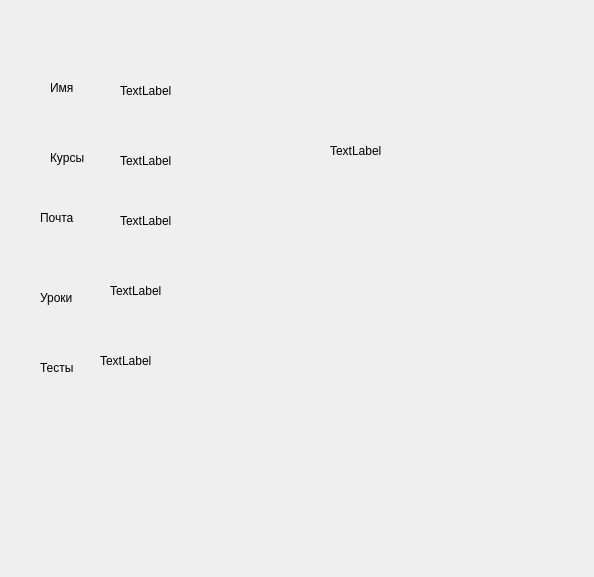
<?xml version="1.0" encoding="UTF-8"?>
<ui version="4.0">
 <class>UserProfileDialog</class>
 <widget class="QDialog" name="UserProfileDialog">
  <property name="geometry">
   <rect>
    <x>0</x>
    <y>0</y>
    <width>594</width>
    <height>577</height>
   </rect>
  </property>
  <property name="windowTitle">
   <string>Dialog</string>
  </property>
  <widget class="QLabel" name="usernameLabel">
   <property name="geometry">
    <rect>
     <x>120</x>
     <y>60</y>
     <width>191</width>
     <height>61</height>
    </rect>
   </property>
   <property name="text">
    <string>TextLabel</string>
   </property>
  </widget>
  <widget class="QLabel" name="emailLabel">
   <property name="geometry">
    <rect>
     <x>120</x>
     <y>190</y>
     <width>191</width>
     <height>61</height>
    </rect>
   </property>
   <property name="text">
    <string>TextLabel</string>
   </property>
  </widget>
  <widget class="QLabel" name="completedCoursesLabel">
   <property name="geometry">
    <rect>
     <x>120</x>
     <y>130</y>
     <width>191</width>
     <height>61</height>
    </rect>
   </property>
   <property name="text">
    <string>TextLabel</string>
   </property>
  </widget>
  <widget class="QLabel" name="completedLessonsLabel">
   <property name="geometry">
    <rect>
     <x>110</x>
     <y>260</y>
     <width>191</width>
     <height>61</height>
    </rect>
   </property>
   <property name="text">
    <string>TextLabel</string>
   </property>
  </widget>
  <widget class="QLabel" name="completedTestsLabel">
   <property name="geometry">
    <rect>
     <x>100</x>
     <y>330</y>
     <width>191</width>
     <height>61</height>
    </rect>
   </property>
   <property name="text">
    <string>TextLabel</string>
   </property>
  </widget>
  <widget class="QLabel" name="label">
   <property name="geometry">
    <rect>
     <x>50</x>
     <y>80</y>
     <width>49</width>
     <height>16</height>
    </rect>
   </property>
   <property name="text">
    <string>Имя</string>
   </property>
  </widget>
  <widget class="QLabel" name="label_2">
   <property name="geometry">
    <rect>
     <x>50</x>
     <y>150</y>
     <width>49</width>
     <height>16</height>
    </rect>
   </property>
   <property name="text">
    <string>Курсы</string>
   </property>
  </widget>
  <widget class="QLabel" name="label_3">
   <property name="geometry">
    <rect>
     <x>40</x>
     <y>210</y>
     <width>49</width>
     <height>16</height>
    </rect>
   </property>
   <property name="text">
    <string>Почта</string>
   </property>
  </widget>
  <widget class="QLabel" name="label_4">
   <property name="geometry">
    <rect>
     <x>40</x>
     <y>290</y>
     <width>49</width>
     <height>16</height>
    </rect>
   </property>
   <property name="text">
    <string>Уроки</string>
   </property>
  </widget>
  <widget class="QLabel" name="label_5">
   <property name="geometry">
    <rect>
     <x>40</x>
     <y>360</y>
     <width>49</width>
     <height>16</height>
    </rect>
   </property>
   <property name="text">
    <string>Тесты</string>
   </property>
  </widget>
  <widget class="QLabel" name="avatarLabel">
   <property name="geometry">
    <rect>
     <x>330</x>
     <y>110</y>
     <width>121</width>
     <height>81</height>
    </rect>
   </property>
   <property name="text">
    <string>TextLabel</string>
   </property>
  </widget>
 </widget>
 <resources/>
 <connections/>
</ui>
